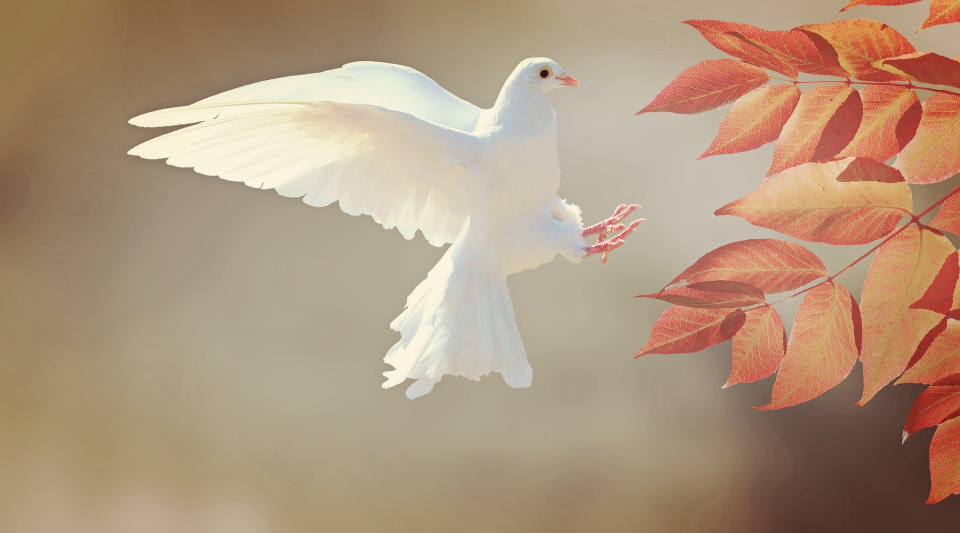
#> input picture live_coding/Test_bilder/dove-2516641_1920.jpg, 1920 x 1065 px, found by its file name (shown at 1/2 size); its folder holds 8 pictures in this run
$ jupyter execute --allow-errors live_coding_01_profiling_ram_harddisk_EMPTY.ipynb
#> lines starting #> are read from the running program, lines starting #| are printed output that depends on the picture; long printed decimals are rounded
# Big Data Engineering (1) - Bottlenecks in big data handling

Before we dive into coding, it’s important to understand a fundamental concept in data processing: data movement. In nearly every real-world scenario, our goal is to collect vast amounts of data and utilize it—whether that’s for visualization, statistical analysis, or machine learning. To achieve this, data must be transferred across different parts of the computer’s hardware, each with its own speed and limitations.

## Data Movement within a Computer

Data in a computer flows through several layers of storage and memory. Here’s a brief overview of the hierarchy and the typical transfer speeds:

- CPU Cache: The fastest memory available, located directly on the CPU. It can access data in nanoseconds, but its size is very limited.

- RAM (Main Memory): Faster than hard drives, with access times measured in tens of nanoseconds. However, it is volatile and more expensive per byte.

- Solid State Drives (SSD) & Hard Disk Drives (HDD): Non-volatile storage that holds data persistently. SSDs are significantly faster than HDDs but still lag behind RAM.

-  Network/Cloud Storage: Data stored remotely, which may be subject to network latencies and bandwidth limitations.

When you load an image from disk (or the cloud), you’re encountering these bottlenecks. Even though modern CPUs can process data very quickly once it’s loaded into RAM or the cache, the process of reading the data from slower storage mediums can become a major delay. This is particularly noticeable in big data applications, where the sheer volume of data (or the need to access it rapidly) can lead to performance challenges.

*But how bad is this really?*

Just by looking at the hardware infrastructure it is clear that loading data from an SSD will be slower than handling data that we have in RAM. But let's have a look at what this would mean for our project for which we plan to handle about 500,000 images!

## Quick Introduction to OpenCV for Image Handling

In today’s live coding session, we will start by handling images in Python using OpenCV. OpenCV (Open Source Computer Vision Library) is a powerful and widely-used tool for image processing and computer vision tasks. It provides functions for:

- Reading and Writing Images: Easily load images from disk and save processed images.
- Image Manipulation: Resize, crop, rotate, and adjust colors.
- Filtering and Transformations: Apply blurring, edge detection, and other filters.
- Feature Extraction: Identify key features and perform tasks like object detection or image matching.

### Why OpenCV?

- Efficiency: OpenCV is optimized in C/C++ and offers a Python interface, meaning that many functions run very efficiently even on large images.
- Comprehensive Functionality: From simple image I/O to complex computer vision algorithms, OpenCV covers a wide range of tasks.
- Community and Resources: With a large community, extensive documentation, and many tutorials available online, learning OpenCV can open up many possibilities for both academic projects and industry applications.

Python library imports:

[cell 1]
import os
import time
import numpy as np
import cv2
from matplotlib import pyplot as plt

[cell 2]
cwd=os.getcwd()
cwd

Here a very basic code example to load an image from a given image file using openCV:

[cell 3]
# Define the path to the folder containing the images
filename = "C:\\Users\\moham\\OneDrive\\Dokumente\\BigData\\live_coding\\Test_bilder\\peacock-90051_1920.jpg"

#> (the rest of this cell did not finish here and is left out)

## Exercise 1:
Open an image (by adapting the above code snippet) and try to answer the following questions:

- What type of object do we get?
- What are the dimensions and what do they mean?

## Exercise 2:
Show the image! Use the following function for this which uses matplotlib (`plt.imshow()`).

(there are many other options to display images, but for now this will be good enough)

[cell 4]
def display_image(img):
    """A very simple function to display an image."""
    plt.imshow(img)
    plt.axis(False)
    plt.show()

#> (a cell that did not finish here is left out)

## Exercise 3 - Play with the Array
Experiment a bit to answer the following questions:
- What happens if you multiply the image values by 0.25?
- Let's look at an image where we set all but one layer to zeros! What happens?

Then do the following:
- Using Numpy, try to show only a small part of the image (100 x 100 pixels)
- Using Numpy, try to turn the image.

Multiply by 0.25

#> (a cell that did not finish here is left out)

1st and 2nd layer to zeros

#> (a cell that did not finish here is left out)

array = [Höhe, Breite, Farbe]
Nimm alle Pixel (Höhe und Breite), aber nur den ersten und zweiten Farbkanal und setze die auf null (also bleibt Blau)

1st and 3rd layer to zeros

#> (a cell that did not finish here is left out)

2nd and 3rd layer to zeros

#> (a cell that did not finish here is left out)

Small Part (100 x 100)

#> (a cell that did not finish here is left out)

Turned Image (180°)

#> (a cell that did not finish here is left out)

## Exercise 4:
Compute and return the maximums brightness value of an image (R + G + B). Write a small function for this that we can use later on.

[cell 12]
def get_max_brightness(image: np.ndarray):
    """Returns maximum pixel brightness value of input image.
    """
    brightness = np.sum(image[50:100, 50:100, :3], axis=2) #nicht die rändern miteinbezihen weil ansoonsten ist es = weiss bzw 765

    return np.max(brightness)
    # your code here

#> (a cell that did not finish here is left out)

OK, now back to *big data*!

## Goal: Estimate how long it takes to load a bigger datasets (here: images).
Try to experiment with a few images to answer the following questions:
1. How long would it take to load 1,000,000 images (image size of about 1-5 million pixels) from our local hard disk?
2. How long would it take to do a simple operation on all images (for example: compute the maximum brightness)?
3. How long would a simple operation on 1,000,000 images take if the images are in the RAM? (and: would that be possible?)

### How to evaluate the time
- Use the default library `time` to measure how long it takes to run a script.
- Hint: To get an OK-ish estimate for 1,000,000 images, we do not need to work with that amount ;)

### Step 1:
- Copy some images into a local folder (for instance `test_images/`)
- Loop over all images in the test_images folder.
- Load image using opencv.
- Compute maximum pixel brightness value in image and store in list (or print).
- **Measure the time this takes!**

After copying, check your folder

[cell 14]
# Define the path to the folder containing the images
path_images = 'c:\\Users\\moham\\OneDrive\\Dokumente\\BigData\\live_coding\\Test_bilder'

# Get a list of all the image filenames in the folder
image_filenames = os.listdir(path_images)
#> image_filenames = ['dove-2516641_1920.jpg', 'hummingbird-2139278_1920.jpg', 'kingfisher-2046453_1920.jpg', 'my_test_file.jpg', 'pexels-photo-106685.jpeg', 'pexels-photo-1159577.jpeg', 'pexels-photo-2233442.jpeg', 'puffin-5404178_1920.jpg']
image_filenames
#> Out has the same summary as image_filenames

Load each image and print maximum pixel brightness value AND measure the time this takes

[cell 15]
current= time.time()

for filename in image_filenames:
    path= f"C:\\Users\\moham\\OneDrive\\Dokumente\\BigData\\live_coding\\Test_bilder\\{filename}"
    file=plt.imread(path)
#> file is the input picture: shape (1065, 1920, 3); mean R, G, B 176.9, 150.9, 125.9
    get_max_brightness(file)
#> in get_max_brightness, `brightness = np.sum(image[50:100, 50:100, :3], axis=2)`:
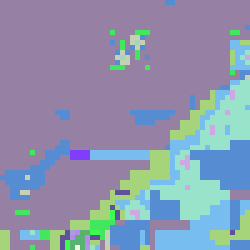
#> brightness: shape (50, 50) uint64 (shown 5 times larger); 16 distinct labels, from 330 to 349; one colour per label, 0 black
#> pass 2 of the loop `for filename in image_filenames:`:
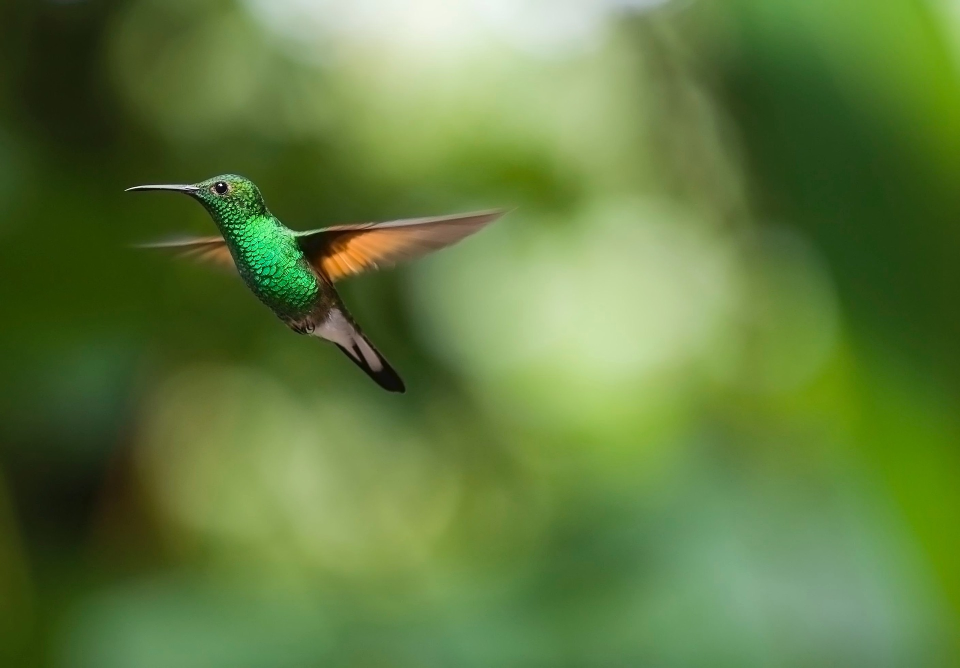
#> input picture live_coding/Test_bilder/hummingbird-2139278_1920.jpg, 1920 x 1335 px, found by its file name (shown at 1/2 size)
#> file is the input picture: shape (1335, 1920, 3); mean R, G, B 97.1, 124.6, 63.1
#> in get_max_brightness (call 2), `brightness = np.sum(image[50:100, 50:100, :3], axis=2)`:
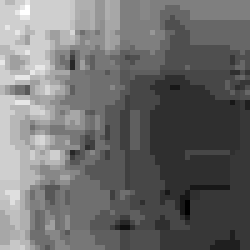
#> brightness: shape (50, 50) uint64 (shown 5 times larger); min 62, max 94, mean 75.7; drawn with min black and max white
#> pass 3 of the loop `for filename in image_filenames:`:
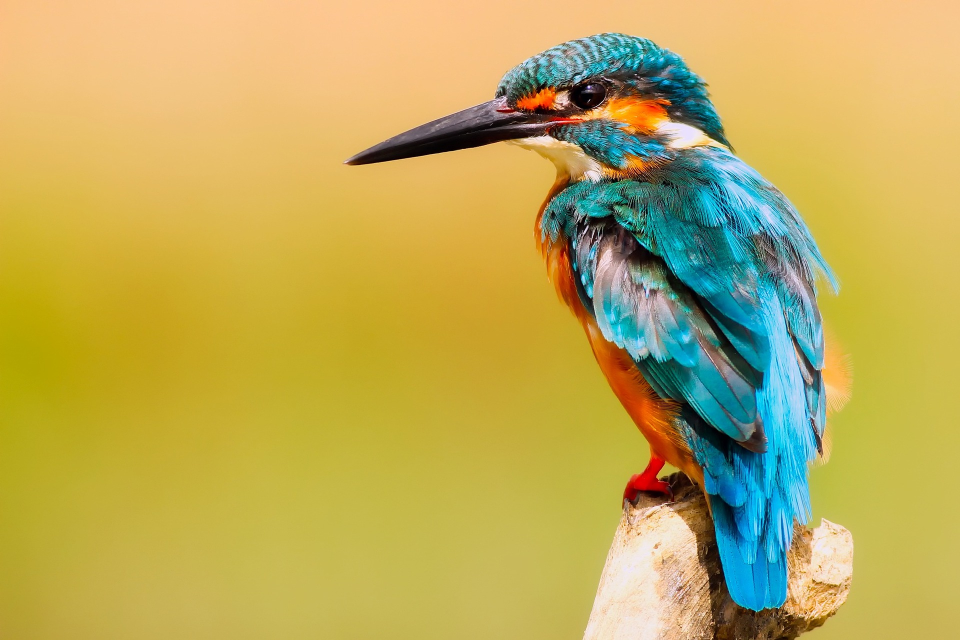
#> input picture live_coding/Test_bilder/kingfisher-2046453_1920.jpg, 1920 x 1280 px, found by its file name (shown at 1/2 size)
#> file is the input picture: shape (1280, 1920, 3); mean R, G, B 188.7, 171.4, 89.6
#> in get_max_brightness (call 3), `brightness = np.sum(image[50:100, 50:100, :3], axis=2)`:
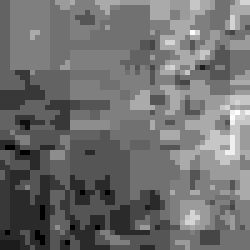
#> brightness: shape (50, 50) uint64 (shown 5 times larger); min 568, max 586, mean 575.9; drawn with min black and max white
#> the loop made 8 passes; the first 3 are shown

duration= (time.time() - current)
print(f"it took {duration:.10f}")
#| it took 2.506

### Compare:
- How long does this take?
- How long does this take if we skip the maximum brightness search?

[cell 16]
current= time.time()

for filename in image_filenames:
    path= f"C:\\Users\\moham\\OneDrive\\Dokumente\\BigData\\live_coding\\Test_bilder\\{filename}"
    file=plt.imread(path)
#> pass 2 of the loop `for filename in image_filenames:`:
#> pass 3 of the loop `for filename in image_filenames:`:
#> the loop made 8 passes; the first 3 are shown


duration= (time.time() - current)
print(f"it took {duration:.10f}")
#| it took 1.143

### Step 2: How long would it take to load 1,000,000 images?
- Make a good guess based on the images you have on how long it will take to load one million images from disk.
- What takes longer: loading or processing?

[cell 17]
# SET YOUR CALCULATED RUNTIME HERE
runtime =  time.time()
path= f"C:\\Users\\moham\\OneDrive\\Dokumente\\BigData\\live_coding\\Test_bilder\\{filename}"
file=plt.imread(path)
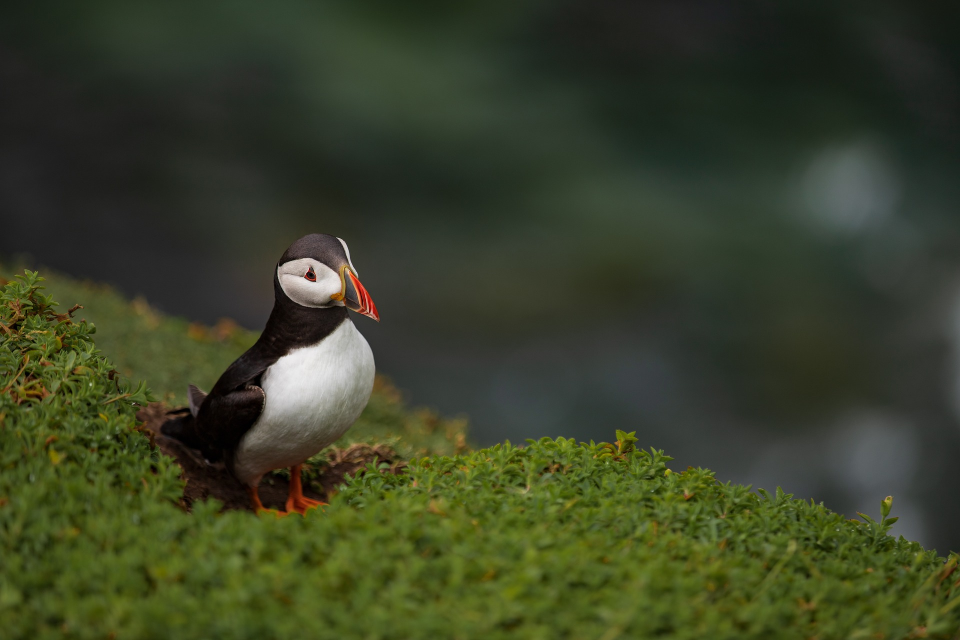
#> input picture live_coding/Test_bilder/puffin-5404178_1920.jpg, 1920 x 1280 px, found by its file name (shown at 1/2 size)
#> file is the input picture: shape (1280, 1920, 3); mean R, G, B 57.3, 64.3, 39.6
time_per_image = time.time() - runtime
print(f"Loading one image takes about {time_per_image:.4f}s")

num_images = 1_000_000
time_total = time_per_image * num_images
print(f"Loading 1.000.000 images would then take about {time_total:.3f} minutes which is {time_total / 60} hours or {time_total / (60*24)} days")

---
## Cloud better than hard disk?

If we do not want to store all images on our hard disk, or if we simple cannot because this are too many, we could store the images "in the cloud". But, how fast/slow would that be?

Answer the same question as before now for a cloud option:

How long would it take us to get 1,000,000 images from a common cloud server (here pexels)?

### How to get an image from a URL?
Wr can download an image with `requests` and save it in a local folder using `shutil`.
This can be done using `requests.get(my_url)`.

- What is `stream` for? (https://requests.readthedocs.io/en/latest/user/advanced/)
- What does this return? An image?
- Try the methods `.status_code`, `.raw`, `.content`.

`.status_code`
Das ist der HTTP-Statuscode der Antwort.

Beispiele:

200 → Alles OK ✅

404 → Datei nicht gefunden ❌

500 → Serverfehler ❗

`.content`
Das ist der ganze Inhalt der Antwort als Byte-Daten.

Wenn du z. B. ein Bild herunterlädst

`.raw`

funktioniert nur mit stream=True  (daten werden nach und nach gelesen)

besser für große Dateien
Vorteil: Bild wird direkt beim Download gespeichert → RAM-schonend

[cell 18]
# Define the path to the folder containing the images
filename = "C:\\Users\\moham\\OneDrive\\Dokumente\\BigData\\live_coding\\Test_bilder\\peacock-90051_1920.jpg"

#> (the rest of this cell did not finish here and is left out)

[cell 19]
import requests

image_url = "https://images.pexels.com/photos/1159577/pexels-photo-1159577.jpeg"
result = requests.get(image_url, stream= True)

[cell 20]
result

[cell 21]
result.raw

[cell 22]
type(result.content)

[cell 23]
result.status_code
#> Out = 200

### How to get to the actual image?
- Look at `.content`, what do we have to do to get this into something image-like?
- Try to convert this using `np.frombuffer` (using the target data type `np.uint8`)

[cell 24]
# Read the image data into a numpy array
image_array = np.frombuffer(result.content, np.uint8)

# Decode the numpy array into an image using OpenCV
image = cv2.imdecode(image_array, cv2.IMREAD_COLOR)
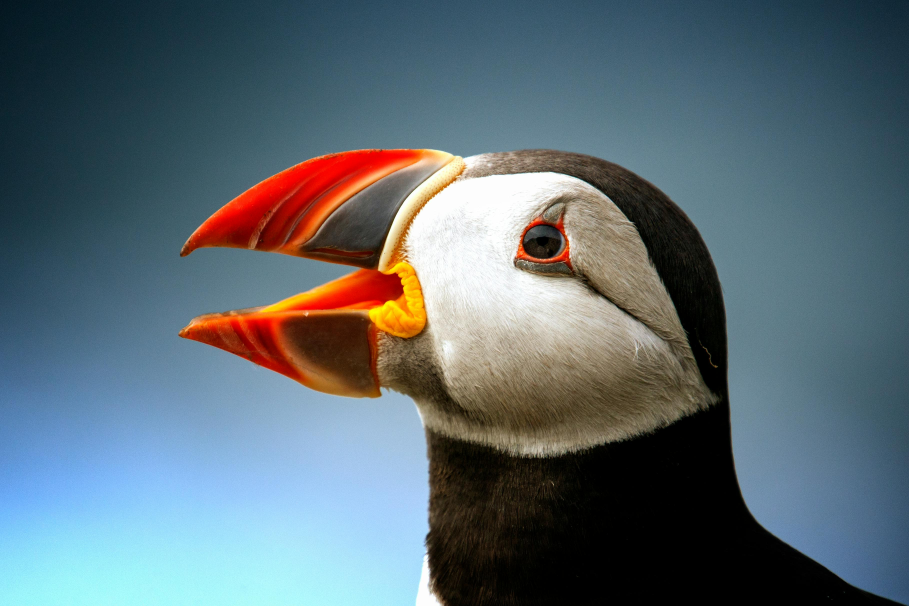
#> input picture live_coding/Test_bilder/pexels-photo-1159577.jpeg, 3636 x 2424 px, found by its file name (shown at 1/4 size)
#> image is the input picture: shape (2424, 3636, 3); mean B, G, R 114.7, 106.9, 91.7

plt.imshow(image)
plt.axis(False)
plt.show()

### Does this work or not?

--> Problem: RGB vs. BGR! --> Change R(ed) and B(lue) channels.

[cell 25]
# Download the image from the URL
#result = requests.get(image_url)

# Read the image data into a numpy array
image_array = np.frombuffer(result.content, np.uint8)

# Decode the numpy array into an image using OpenCV
image = cv2.imdecode(image_array, cv2.IMREAD_COLOR)
# image = cv2.cvtColor(image_array, cv2.BGR2RGB)

plt.imshow(image[:, :, ::-1])
plt.axis(False)
plt.show()

[cell 26]
image.shape
#> Out = (2424, 3636, 3)
